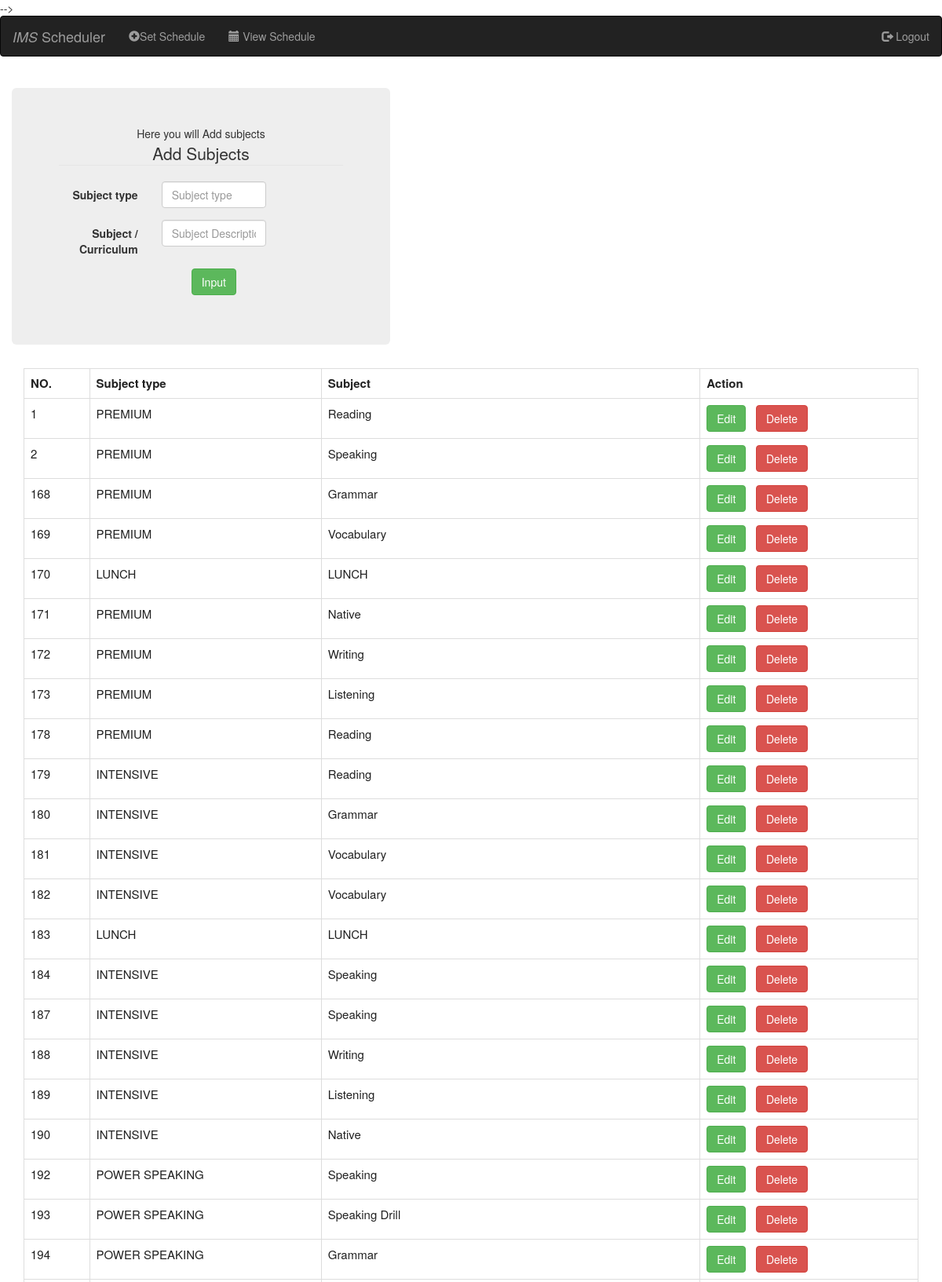
The page /subject.php (upper part) on the database its author committed.
### tables this page shows
CREATE TABLE `subject` (
  `subject_id` int(11) NOT NULL,
  `subject_type` varchar(250) NOT NULL,
  `subject_description` varchar(250) NOT NULL,
  `subject_code` varchar(500) NOT NULL,
  `updated_at` int(11) DEFAULT NULL,
  `room_id` int(11) NOT NULL,
  `timer_id` int(11) NOT NULL,
  `course_id` int(11) NOT NULL,
  `faculty_id` int(11) NOT NULL,
  `book_id` int(11) NOT NULL
);

### subject.php (the view, shortened to what this page needs)
<?php
include_once("header.php");
include_once("navbar.php");
?>
<html>
<head>
</head>
<body>
  <br>
  <div class="container">
    <div class="row" align="center">
      <div class="">
        <div class="jumbotron">
          Here you will Add subjects
          <form class="form-horizontal" method="POST" action="add.sub.php" enctype="multipart/form-data">
            <fieldset>
              <legend>Add Subjects</legend>
              <div class="form-group">
                <label class="col-md-4 control-label" for="subject_type"> Subject type</label>
                <div class="col-md-5">
                  <input id="subject_type" name="subject_type" type="text" placeholder="Subject type" class="form-control input-md" required="">
                </div>
              </div>
              <div class="form-group">
                <label class="col-md-4 control-label" for="subject_description">Subject / Curriculum</label>
                <div class="col-md-5">
                  <input id="subject_description" name="subject_description" type="text" placeholder="Subject Description" class="form-control input-md" required="">
                </div>
              </div>
              <div class="form-group">
                <label class="col-md-4 control-label" for="submit"></label>
                <div class="col-md-5">
                  <button id="submit" name="submit" class="btn btn-success"> Input </button>
                </div>
              </div>
        </div>
      </div>
    </div>
    <?php
    echo "<tr>
            <td>";
    require 'databaasee.php';
    $query = ("SELECT * FROM subject");
    $result = mysqli_query($connect, $query);
    echo "<div class='subjectlist'><table width=''class='table table-bordered' border='1' >
                            <tr>
                                <th colspan='1'>NO.</th>
                                <th colspan='1'>Subject type</th>
                                <th colspan='2'>Subject</th>
                                <th>Action</th>
                            </tr>";
    while ($row = mysqli_fetch_assoc($result)) {
      echo "<tr>";
      echo "<td colspan ='1'>" . $row['subject_id'] . "</td>";
      echo "<td colspan ='1'>" . $row['subject_type'] . "</td>";
      echo "<td colspan ='2'>" . $row['subject_description'] . "</td>";
      echo "<td><form class='form-horizontal' method='post' action='sublist.php'>
                        <input name='subject_id' type='hidden' value='" . $row['subject_id'] . "';>
                        <a href='editsubject.php?id=" . $row['subject_id'] . "' class='btn btn-success'>Edit</a> &nbsp;
                        <input type='submit' class='btn btn-danger' name='delete' value='Delete'>
                          </form></td>";
      echo "</tr>";
    }
    echo "</table>";
    echo "</td>
        </tr>";
    ?>
  </div>
</body>
</html>
<?php
include_once("footer.php");
include_once("navbar.php");
?>

### style.css (style rules this page uses)
.row { float: left; }
.table, th, td { border: 1px solid rgb(0, 0, 0); border-collapse: collapse; color: #212121; font-size: 15px; }
th, td { background-color: #ffffff; }

### subject.php (style rules this page uses)
body { background-color: white; }

### rows shown on the page
subject: subject_id "1", subject_type "PREMIUM", subject_description "Reading"
subject: subject_id "2", subject_type "PREMIUM", subject_description "Speaking"
subject: subject_id "168", subject_type "PREMIUM", subject_description "Grammar"
subject: subject_id "169", subject_type "PREMIUM", subject_description "Vocabulary"
subject: subject_id "170", subject_type "LUNCH", subject_description "LUNCH"
subject: subject_id "171", subject_type "PREMIUM", subject_description "Native"
subject: subject_id "172", subject_type "PREMIUM", subject_description "Writing"
subject: subject_id "173", subject_type "PREMIUM", subject_description "Listening"
subject: subject_id "178", subject_type "PREMIUM", subject_description "Reading"
subject: subject_id "179", subject_type "INTENSIVE", subject_description "Reading"
subject: subject_id "180", subject_type "INTENSIVE", subject_description "Grammar"
subject: subject_id "181", subject_type "INTENSIVE", subject_description "Vocabulary"
subject: subject_id "182", subject_type "INTENSIVE", subject_description "Vocabulary"
subject: subject_id "183", subject_type "LUNCH", subject_description "LUNCH"
subject: subject_id "184", subject_type "INTENSIVE", subject_description "Speaking"
subject: subject_id "187", subject_type "INTENSIVE", subject_description "Speaking"
subject: subject_id "188", subject_type "INTENSIVE", subject_description "Writing"
subject: subject_id "189", subject_type "INTENSIVE", subject_description "Listening"
subject: subject_id "190", subject_type "INTENSIVE", subject_description "Native"
subject: subject_id "192", subject_type "POWER SPEAKING", subject_description "Speaking"
subject: subject_id "193", subject_type "POWER SPEAKING", subject_description "Speaking Drill"
subject: subject_id "194", subject_type "POWER SPEAKING", subject_description "Grammar"
